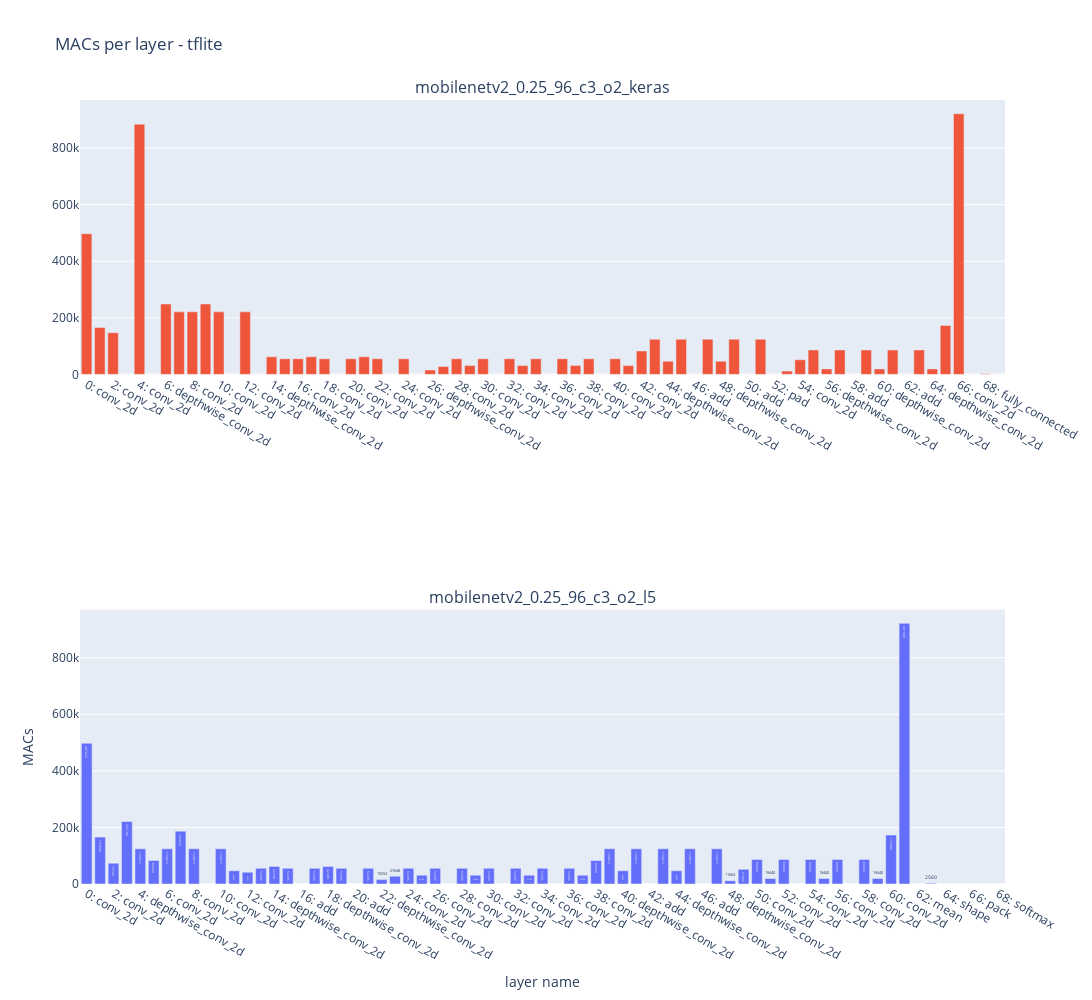

This figure's notebook cell:
### Code cell
fig = make_subplots(rows=2, cols=1, start_cell="bottom-left", column_widths=[1400],row_heights=[0.5, 0.5], vertical_spacing=0.3,
                    subplot_titles=[architecture_1, architecture_2])
fig = fig.add_trace(go.Bar(x = df_me["name"],
                                   y = df_me["macs"], 
                                   name = architecture_1,
                                   
                                   text=df_me["macs"],
                                   textposition='auto'),
                                   row=1, col=1)
fig = fig.add_trace(go.Bar(x = df_keras["name"],
                                   y = df_keras["macs"], 
                                   name = architecture_2),
                                   row=2, col=1)

fig.update_layout(
    height = 1000,
    width = 1200,
    title="MACs per layer - tflite",
    xaxis_title="layer name",
    yaxis_title="MACs",
    legend_title="architecture",
    # font=dict(
    #     family="Courier New, monospace",
    #     size=18,
    #     color="RebeccaPurple"
    # )
    legend=dict(
    x=0,
    y=1.0
    )
)


fig.update_layout(showlegend=False)
fig.show()

### Figure 1 — Plotly figure (JSON) as saved in the notebook; plotly's stock layout.template omitted (floating-point values rounded to 4 significant figures)
{"data": [{"name": "mobilenetv2_0.25_96_c3_o2_l5", "text": [497664, 165888, 73728, 221184, 124416, 82944, 124416, 186624, 124416, 0, 124416, 46656, 41472, 55296, 62208, 55296, 0, 55296, 62208, 55296, 0, 55296, 15552, 27648, 55296, 31104, 55296, 0, 55296, 31104, 55296, 0, 55296, 31104, 55296, 0, 55296, 31104, 82944, 124416, 46656, 124416, 0, 124416, 46656, 124416, 0, 124416, 11664, 51840, 86400, 19440, 86400, 0, 86400, 19440, 86400, 0, 86400, 19440, 172800, 921600, 0, 2560, 0, 0, 0, 0, 0], "textposition": "auto", "type": "bar", "x": ["0: conv_2d", "1: depthwise_conv_2d", "2: conv_2d", "3: conv_2d", "4: depthwise_conv_2d", "5: conv_2d", "6: conv_2d", "7: depthwise_conv_2d", "8: conv_2d", "9: add", "10: conv_2d", "11: depthwise_conv_2d", "12: conv_2d", "13: conv_2d", "14: depthwise_conv_2d", "15: conv_2d", "16: add", "17: conv_2d", "18: depthwise_conv_2d", "19: conv_2d", "20: add", "21: conv_2d", "22: depthwise_conv_2d", "23: conv_2d", "24: conv_2d", "25: depthwise_conv_2d", "26: conv_2d", "27: add", "28: conv_2d", "29: depthwise_conv_2d", "30: conv_2d", "31: add", "32: conv_2d", "33: depthwise_conv_2d", "34: conv_2d", "35: add", "36: conv_2d", "37: depthwise_conv_2d", "38: conv_2d", "39: conv_2d", "40: depthwise_conv_2d", "41: conv_2d", "42: add", "43: conv_2d", "44: depthwise_conv_2d", "45: conv_2d", "46: add", "47: conv_2d", "48: depthwise_conv_2d", "49: conv_2d", "50: conv_2d", "51: depthwise_conv_2d", "52: conv_2d", "53: add", "54: conv_2d", "55: depthwise_conv_2d", "56: conv_2d", "57: add", "58: conv_2d", "59: depthwise_conv_2d", "60: conv_2d", "61: conv_2d", "62: mean", "63: conv_2d", "64: shape", "65: strided_slice", "66: pack", "67: reshape", "68: softmax"], "xaxis": "x", "y": [497664, 165888, 73728, 221184, 124416, 82944, 124416, 186624, 124416, 0, 124416, 46656, 41472, 55296, 62208, 55296, 0, 55296, 62208, 55296, 0, 55296, 15552, 27648, 55296, 31104, 55296, 0, 55296, 31104, 55296, 0, 55296, 31104, 55296, 0, 55296, 31104, 82944, 124416, 46656, 124416, 0, 124416, 46656, 124416, 0, 124416, 11664, 51840, 86400, 19440, 86400, 0, 86400, 19440, 86400, 0, 86400, 19440, 172800, 921600, 0, 2560, 0, 0, 0, 0, 0], "yaxis": "y"}, {"name": "mobilenetv2_0.25_96_c3_o2_keras", "type": "bar", "x": ["0: conv_2d", "1: depthwise_conv_2d", "2: conv_2d", "3: add", "4: conv_2d", "5: pad", "6: depthwise_conv_2d", "7: conv_2d", "8: conv_2d", "9: depthwise_conv_2d", "10: conv_2d", "11: add", "12: conv_2d", "13: pad", "14: depthwise_conv_2d", "15: conv_2d", "16: conv_2d", "17: depthwise_conv_2d", "18: conv_2d", "19: add", "20: conv_2d", "21: depthwise_conv_2d", "22: conv_2d", "23: add", "24: conv_2d", "25: pad", "26: depthwise_conv_2d", "27: conv_2d", "28: conv_2d", "29: depthwise_conv_2d", "30: conv_2d", "31: add", "32: conv_2d", "33: depthwise_conv_2d", "34: conv_2d", "35: add", "36: conv_2d", "37: depthwise_conv_2d", "38: conv_2d", "39: add", "40: conv_2d", "41: depthwise_conv_2d", "42: conv_2d", "43: conv_2d", "44: depthwise_conv_2d", "45: conv_2d", "46: add", "47: conv_2d", "48: depthwise_conv_2d", "49: conv_2d", "50: add", "51: conv_2d", "52: pad", "53: depthwise_conv_2d", "54: conv_2d", "55: conv_2d", "56: depthwise_conv_2d", "57: conv_2d", "58: add", "59: conv_2d", "60: depthwise_conv_2d", "61: conv_2d", "62: add", "63: conv_2d", "64: depthwise_conv_2d", "65: conv_2d", "66: conv_2d", "67: mean", "68: fully_connected", "69: softmax"], "xaxis": "x2", "y": [497664, 165888, 147456, 0, 884736, 0, 248832, 221184, 221184, 248832, 221184, 0, 221184, 0, 62208, 55296, 55296, 62208, 55296, 0, 55296, 62208, 55296, 0, 55296, 0, 15552, 27648, 55296, 31104, 55296, 0, 55296, 31104, 55296, 0, 55296, 31104, 55296, 0, 55296, 31104, 82944, 124416, 46656, 124416, 0, 124416, 46656, 124416, 0, 124416, 0, 11664, 51840, 86400, 19440, 86400, 0, 86400, 19440, 86400, 0, 86400, 19440, 172800, 921600, 0, 2560, 0], "yaxis": "y2"}], "layout": {"annotations": [{"font": {"size": 16}, "showarrow": false, "text": "mobilenetv2_0.25_96_c3_o2_l5", "x": 0.5, "xanchor": "center", "xref": "paper", "y": 0.35, "yanchor": "bottom", "yref": "paper"}, {"font": {"size": 16}, "showarrow": false, "text": "mobilenetv2_0.25_96_c3_o2_keras", "x": 0.5, "xanchor": "center", "xref": "paper", "y": 1.0, "yanchor": "bottom", "yref": "paper"}], "height": 1000, "legend": {"title": {"text": "architecture"}, "x": 0, "y": 1}, "showlegend": false, "title": {"text": "MACs per layer - tflite"}, "width": 1200, "xaxis": {"anchor": "y", "domain": [0, 1], "title": {"text": "layer name"}}, "xaxis2": {"anchor": "y2", "domain": [0, 1]}, "yaxis": {"anchor": "x", "domain": [0, 0.35], "title": {"text": "MACs"}}, "yaxis2": {"anchor": "x2", "domain": [0.65, 1.0]}}}
